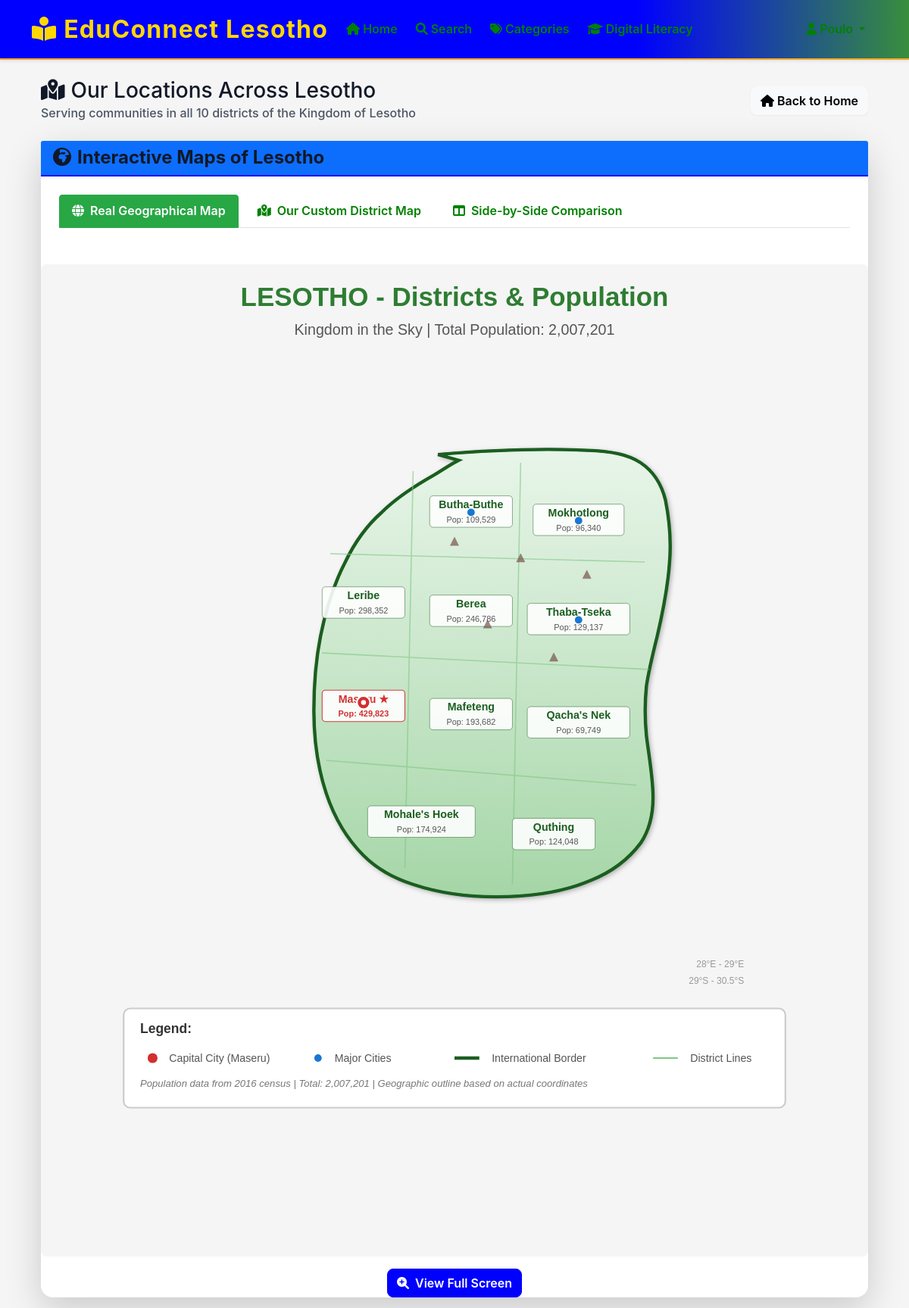
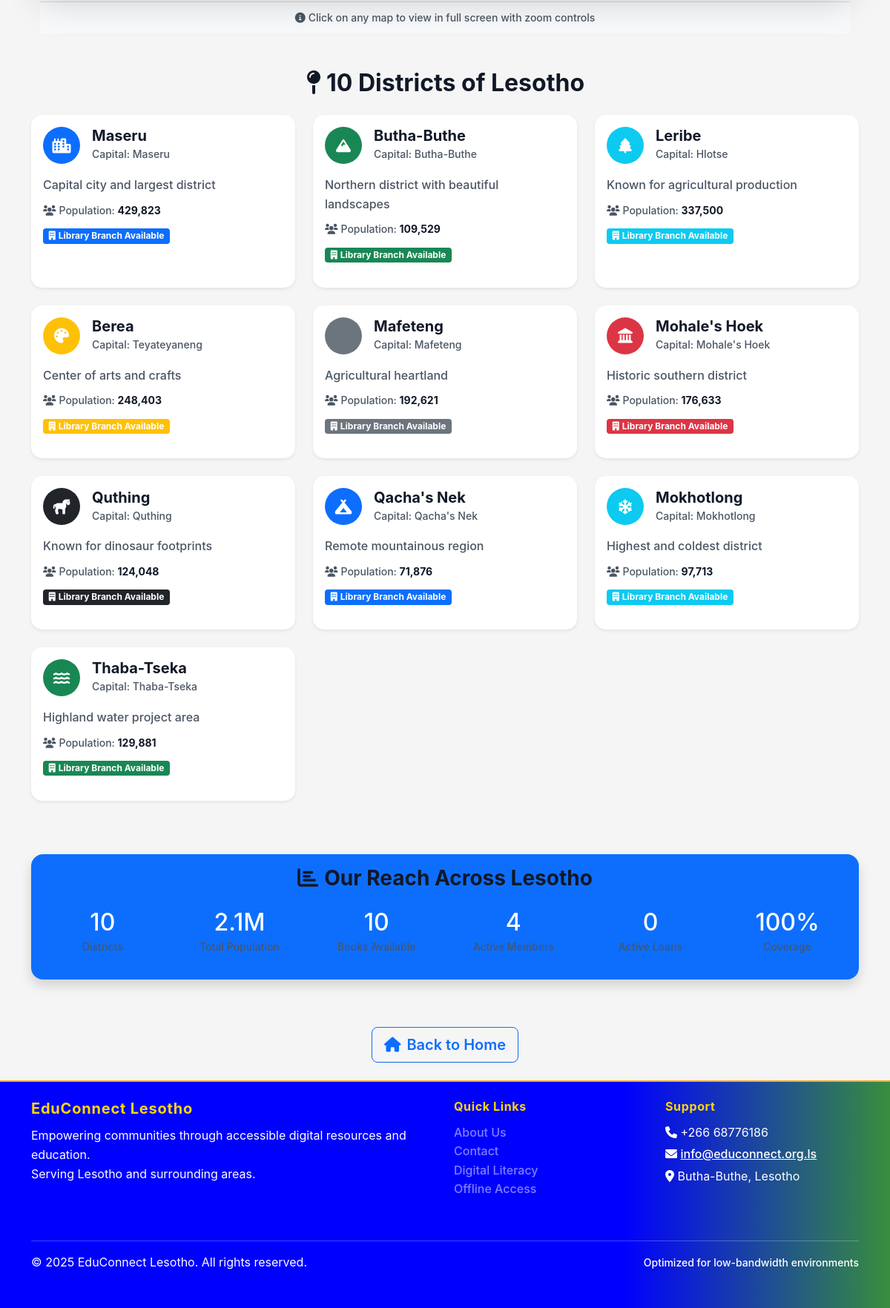
The page /locations (signed in) on the database its author committed (2 pictures, top to bottom).
### app/models/user.py (models this page shows, shortened)
class User(UserMixin, db.Model):
    __tablename__ = 'users'
    id = db.Column(db.Integer, primary_key=True)
    username = db.Column(db.String(100), unique=True, nullable=False, index=True)
    email = db.Column(db.String(255), unique=True, nullable=False, index=True)
    password_hash = db.Column(db.String(255), nullable=False)
    first_name = db.Column(db.String(100), nullable=False)
    last_name = db.Column(db.String(100), nullable=False)
    phone_number = db.Column(db.String(20))
    address = db.Column(db.Text)
    district = db.Column(db.String(50), default='Butha-Buthe', index=True)
    profile_image = db.Column(db.String(500))  # Path to profile image
    role_id = db.Column(db.Integer, db.ForeignKey('user_roles.id'), nullable=False)
    is_active = db.Column(db.Boolean, default=True)
    email_verified = db.Column(db.Boolean, default=False)
    created_at = db.Column(db.DateTime, default=datetime.utcnow)
    updated_at = db.Column(db.DateTime, default=datetime.utcnow, onupdate=datetime.utcnow)
    last_login = db.Column(db.DateTime)
    borrowing_transactions = db.relationship('BorrowingTransaction', foreign_keys='BorrowingTransaction.user_id', backref='user', lazy='dynamic')
    digital_downloads = db.relationship('DigitalDownload', backref='user', lazy='dynamic')
    offline_tokens = db.relationship('OfflineToken', backref='user', lazy='dynamic')
    reading_sessions = db.relationship('ReadingSession', backref='user', lazy='dynamic')
    notifications = db.relationship('Notification', backref='user', lazy='dynamic')
    book_reservations = db.relationship('BookReservation', backref='user', lazy='dynamic')
    book_reviews = db.relationship('BookReview', backref='user', lazy='dynamic')
    literacy_progress = db.relationship('LiteracyProgress', backref='user', lazy='dynamic')
    favorites = db.relationship('Book', secondary='user_favorites', backref='favorited_by', lazy='dynamic')
    def is_admin(self):
        return self.role.role_name == 'admin'
    def is_librarian(self):
        return self.role.role_name in ['admin', 'librarian']

### app/routes/main.py (the view)
@main_bp.route('/locations')
@login_required
def locations():
    stats = {
        'total_books': Book.query.filter_by(is_active=True).count(),
        'digital_books': Book.query.filter_by(is_active=True, is_digital=True).count(),
        'total_users': User.query.filter_by(is_active=True).count(),
        'active_borrowings': BorrowingTransaction.query.filter(
            BorrowingTransaction.status.in_(['borrowed', 'overdue'])
        ).count()
    }
    return render_template('main/locations.html', stats=stats, recommended_book=None)

### app/templates/main/locations.html (shortened to what this page needs)
{% extends "base.html" %}
{% block content %}
<div class="container-fluid">
    {% set page = 'locations' %}
    {% include 'shared/menu_header.html' %}
    <div class="row mb-5">
        <div class="col-12">
            <div class="card shadow-lg border-0">
                <div class="card-header bg-primary text-white">
                    <h4 class="mb-0">
                        <i class="fas fa-globe-africa me-2"></i>Interactive Maps of Lesotho
                    </h4>
                </div>
                <div class="card-body p-4">
                    <ul class="nav nav-tabs mb-4" id="mapTabs" role="tablist">
                        <li class="nav-item" role="presentation">
                            <button class="nav-link active" id="real-map-tab" data-bs-toggle="tab" data-bs-target="#real-map" type="button" role="tab">
                                <i class="fas fa-globe me-2"></i>Real Geographical Map
                            </button>
                        </li>
                        <li class="nav-item" role="presentation">
                            <button class="nav-link" id="custom-map-tab" data-bs-toggle="tab" data-bs-target="#custom-map" type="button" role="tab">
                                <i class="fas fa-map-marked-alt me-2"></i>Our Custom District Map
                            </button>
                        </li>
                        <li class="nav-item" role="presentation">
                            <button class="nav-link" id="comparison-tab" data-bs-toggle="tab" data-bs-target="#comparison" type="button" role="tab">
                                <i class="fas fa-columns me-2"></i>Side-by-Side Comparison
                            </button>
                        </li>
                    </div>
                    <div class="tab-content" id="mapTabContent">
                        <div class="tab-pane fade show active" id="real-map" role="tabpanel">
                            <div class="map-container" style="position: relative; overflow: hidden; background: #f8f9fa; min-height: 500px; border-radius: 8px;">
                                <img src="{{ url_for('static', filename='images/lesotho_real_outline.svg') }}"
                                     alt="Real Geographical Map of Lesotho"
                                     class="img-fluid w-100 map-image"
                                     id="realLesothoMap"
                                     style="cursor: zoom-in; transition: all 0.5s cubic-bezier(0.4, 0, 0.2, 1); background: white;"
                                     onerror="handleMapImgError(this)">
                                <div class="position-absolute bottom-0 start-0 p-3 bg-white bg-opacity-75 m-2 rounded">
                                    <small class="text-muted">Geographical Outline with Districts</small>
                                </div>
                            </div>
                            <div class="text-center mt-3">
                                <button class="btn btn-primary" onclick="openMapModal('real')">
                                    <i class="fas fa-search-plus me-2"></i>View Full Screen
                                </button>
                            </div>
                        </div>
                    </div>
                </div>
                <div class="card-footer bg-light text-center">
                    <small class="text-muted">
                        <i class="fas fa-info-circle me-1"></i>Click on any map to view in full screen with zoom controls
                    </small>
                </div>
            </div>
        </div>
    </div>
    <div class="row mb-5">
        <div class="col-12">
            <h2 class="text-center mb-4">
                <i class="fas fa-map-pin me-2"></i>10 Districts of Lesotho
            </h2>
            <div class="row">
                {% for district in districts %}
                <div class="col-lg-4 col-md-6 mb-4">
                    <div class="card h-100 shadow-sm district-card">
                        <div class="card-body">
                            <div class="d-flex align-items-center mb-3">
                                <div class="district-icon bg-{{ district.color }} text-white rounded-circle me-3 d-flex align-items-center justify-content-center"
                                     style="width: 50px; height: 50px;">
                                    <i class="fas {{ district.icon }} fa-lg"></i>
                                </div>
                                <div>
                                    <h5 class="card-title mb-0">{{ district.name }}</h5>
                                    <small class="text-muted">Capital: {{ district.capital }}</small>
                                </div>
                            </div>
                            <p class="card-text text-muted mb-2">{{ district.description }}</p>
                            <div class="mb-2">
                                <small class="text-muted">
                                    <i class="fas fa-users me-1"></i>Population: <strong>{{ district.population }}</strong>
                                </small>
                            </div>
                            <div class="mt-auto">
                                <span class="badge bg-{{ district.color }}">
                                    <i class="fas fa-building me-1"></i>Library Branch Available
                                </span>
                            </div>
                        </div>
                    </div>
                </div>
                {% endfor %}
            </div>
        </div>
    </div>
    <div class="row mb-5">
        <div class="col-12">
            <div class="card bg-primary text-white shadow">
                <div class="card-body">
                    <h3 class="text-center mb-4">
                        <i class="fas fa-chart-bar me-2"></i>Our Reach Across Lesotho
                    </h3>
                    <div class="row text-center">
                        <div class="col-lg-2 col-md-4 col-6 mb-3">
                            <div class="h2 mb-0">10</div>
                            <small>Districts</small>
                        </div>
                        <div class="col-lg-2 col-md-4 col-6 mb-3">
                            <div class="h2 mb-0">2.1M</div>
                            <small>Total Population</small>
                        </div>
                        <div class="col-lg-2 col-md-4 col-6 mb-3">
                            <div class="h2 mb-0">{{ "{:,}".format(stats.total_books if stats else 0) }}</div>
                            <small>Books Available</small>
                        </div>
                        <div class="col-lg-2 col-md-4 col-6 mb-3">
                            <div class="h2 mb-0">{{ "{:,}".format(stats.total_users if stats else 0) }}</div>
                            <small>Active Members</small>
                        </div>
                        <div class="col-lg-2 col-md-4 col-6 mb-3">
                            <div class="h2 mb-0">{{ "{:,}".format(stats.active_borrowings if stats else 0) }}</div>
                            <small>Active Loans</small>
                        </div>
                        <div class="col-lg-2 col-md-4 col-6 mb-3">
                            <div class="h2 mb-0">100%</div>
                            <small>Coverage</small>
                        </div>
                    </div>
                </div>
            </div>
        </div>
    </div>
    <div class="row">
        <div class="col-12 text-center">
            <a href="{{ url_for('main.index') }}" class="btn btn-outline-primary btn-lg">
                <i class="fas fa-home me-2"></i>Back to Home
            </a>
        </div>
    </div>
{% endblock %}

### app/static/css/style.css (style rules this page uses)
:root { --primary-color: #2c5aa0; --secondary-color: #34a853; --accent-color: #fbbf24; --danger-color: #dc2626; --warning-color: #f59e0b; --success-color: #059669; --info-color: #0284c7; --dark-color: #1f2937; --light-color: #f8fafc; --border-color: #e5e7eb; --text-muted: #6b7280; --font-family-base: 'Segoe UI', Tahoma, Geneva, Verdana, sans-serif; --font-size-base: 16px; --line-height-base: 1.6; --spacing-xs: 0.25rem; --spacing-sm: 0.5rem; --spacing-md: 1rem; --spacing-lg: 1.5rem; --spacing-xl: 3rem; --border-radius: 0.5rem; --border-radius-lg: 1rem; --shadow-sm: 0 1px 2px 0 rgba(0, 0, 0, 0.05); --shadow-md: 0 4px 6px -1px rgba(0, 0, 0, 0.1); --shadow-lg: 0 10px 15px -3px rgba(0, 0, 0, 0.1); }
body { background-color: var(--light-color); color: var(--dark-color); font-family: var(--font-family-base); font-size: var(--font-size-base); line-height: var(--line-height-base); margin: 0; padding: 0; -webkit-font-smoothing: antialiased; -moz-osx-font-smoothing: grayscale; text-rendering: optimizeLegibility; }
* { -webkit-font-smoothing: antialiased; -moz-osx-font-smoothing: grayscale; }
.btn { border-radius: var(--border-radius); font-weight: 600; box-shadow: var(--shadow-sm); transition: box-shadow 0.2s, transform 0.2s; }
.btn-primary { background-color: var(--primary-color); border-color: var(--primary-color); }
.card { border-radius: var(--border-radius-lg); box-shadow: var(--shadow-md); border: 1px solid var(--border-color); transition: box-shadow 0.3s, transform 0.2s; background: #fff; }
.card-header { background-color: var(--light-color); border-bottom: 2px solid var(--primary-color); font-weight: 700; color: #111827; -webkit-font-smoothing: antialiased; }
.nav-link { color: #fff !important; font-weight: 600; margin-right: 0.5rem; transition: color 0.2s; }
.text-muted { color: #4b5563 !important; font-weight: 500 !important; }
h1, h2, h3, h4, h5, h6 { color: #111827; font-weight: 700; }
p { color: #1f2937; }
a { color: #1e40af; font-weight: 500; }
li { color: #1f2937; font-weight: 500; }
small, .small { color: #4b5563; font-weight: 500; }
strong, b { font-weight: 700; color: #111827; }

### app/templates/base.html (style rules this page uses)
:root { --primary-color: blue; --secondary-color: #388E3C; --accent-color: #FFA726; --text-color: #212121; --bg-color: #F5F5F5; }
body { font-family: -apple-system, BlinkMacSystemFont, 'Segoe UI', Roboto, 'Helvetica Neue', Arial, sans-serif; line-height: 1.6; color: var(--text-color); background-color: var(--bg-color); }
.nav-link { color: #ffffff !important; }
.btn-primary { background-color: var(--primary-color); border-color: var(--primary-color); }
.card { border: none; box-shadow: 0 2px 4px rgba(0,0,0,0.1); margin-bottom: 1rem; }

### app/templates/main/locations.html (style rules this page uses)
.nav-link.active { background-color: #28a745 !important; color: white !important; border-color: #28a745 !important; }
.nav-link { color: green !important; background-color: transparent; transition: all 0.3s ease; }
.district-card { transition: transform 0.4s cubic-bezier(0.4, 0, 0.2, 1), box-shadow 0.4s cubic-bezier(0.4, 0, 0.2, 1); border: none; border-radius: 15px; }
.map-image { border-radius: 0; transform-origin: center center; }
.map-container { position: relative; background: linear-gradient(135deg, #667eea 0%, #764ba2 100%); border-radius: 0 0 15px 15px; }
.district-icon { flex-shrink: 0; transition: transform 0.3s ease; }
.map-container::before { content: ''; position: absolute; top: 0; left: 0; right: 0; bottom: 0; background: linear-gradient(90deg, #f0f0f0 25%, #e0e0e0 50%, #f0f0f0 75%); background-size: 200% 100%; animation: loading 1.5s infinite; }
.map-image { position: relative; z-index: 1; }

### rows shown on the page
User: name "Butha-Buthe", capital "Butha-Buthe", description "Northern district with beautiful landscapes", population "109,529"

### other values the page prints
{{ district.name }} "Maseru" "Leribe" "Berea" "Mafeteng" "Mohale's Hoek" "Quthing" "Qacha's Nek" "Mokhotlong" "Thaba-Tseka"
{{ district.capital }} "Maseru" "Hlotse" "Teyateyaneng" "Mafeteng" "Mohale's Hoek" "Quthing" "Qacha's Nek" "Mokhotlong" "Thaba-Tseka"
{{ district.description }} "Capital city and largest district" "Known for agricultural production" "Center of arts and crafts" "Agricultural heartland" "Historic southern district" "Known for dinosaur footprints" "Remote mountainous region" "Highest and coldest district" "Highland water project area"
{{ district.population }} "429,823" "337,500" "248,403" "192,621" "176,633" "124,048" "71,876" "97,713" "129,881"
{{ "{:,}".format(stats.total_books if stats else 0) }} "10"
{{ "{:,}".format(stats.total_users if stats else 0) }} "4"
{{ "{:,}".format(stats.active_borrowings if stats else 0) }} "0"
